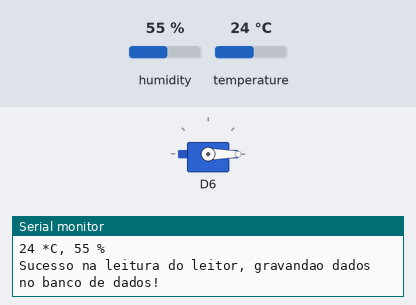
This sketch was run on a simulated ESP8266 (NodeMCU). On the bench: servo, the last lines printed to the serial monitor. The inputs (shaded band) are chosen by the test bench; at power-on: temperature 24 °C, humidity 55 %.

Above: at 1.2 s.
1.3 s: temperature set to 33 °C
2.8 s: temperature set to 36 °C
At 3.28 s:
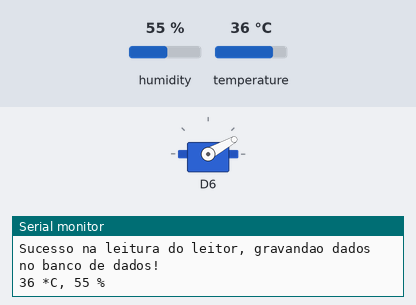
At 5.6 s:
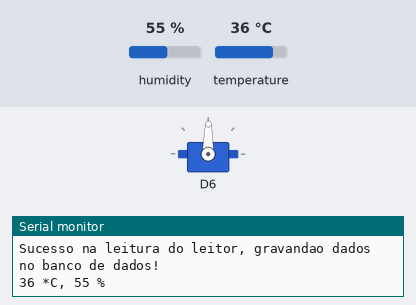
Timing chart, 0 to 7.1 s (numbered marks = the images above; inputs shaded):
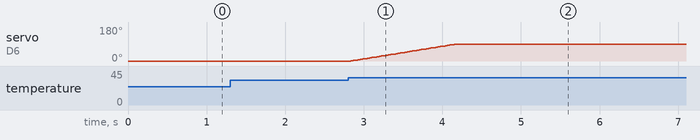

Measured:
- the behaviour switches between 34 and 35 °C on temperature (found by bisection; images 0 and 1)
- after the input at 2.8 s, servo on D6: moves from 0° to 89° over 1.3 s, starting at once

The sketch:

servo.ino
```cpp
#include <SimpleDHT.h>
#include <Servo.h>

#define SERVO D12 // Porta Digital 6 PWM

Servo s; // Variável Servo
int pos; // Posição Servo

int pinDHT11 = D0;
SimpleDHT11 dht11;

void setup() {
  Serial.begin(115200);
  s.attach(SERVO);
  s.write(0); // Inicia motor posição zero
}

void loop() {
  byte temp = 0;
  byte humid = 0;
  if (dht11.read(pinDHT11, &temp, &humid, NULL)) {
    Serial.println("Falha na leitura do sensor.");
    return;
  }

  Serial.println("Sucesso na leitura do leitor, gravandao dados no banco de dados!");
  Serial.print((int)temp);
  Serial.print(" *C, ");
  Serial.print((int)humid);
  Serial.println(" %");

  toggleServo((int)temp);

}

void toggleServo(int t)
{
    if (t >= 35 && pos == 0) {
        for(pos = 0; pos < 90; pos++)
        {
            s.write(pos);
            delay(15);
        }
    } else if (t < 35 && pos == 90) {
        for(pos = 90; pos >= 0; pos--)
        {
            s.write(pos);
            delay(15);
        }
    }
}
```
